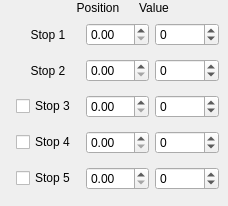
      <widget class="QWidget" name="tab_2">
       <attribute name="title">
        <string>Active Gradient</string>
       </attribute>
       <widget class="QLabel" name="label_37">
        <property name="geometry">
         <rect>
          <x>128</x>
          <y>0</y>
          <width>52</width>
          <height>16</height>
         </rect>
        </property>
        <property name="text">
         <string>Value</string>
        </property>
        <property name="alignment">
         <set>Qt::AlignCenter</set>
        </property>
       </widget>
       <widget class="QLabel" name="label_38">
        <property name="geometry">
         <rect>
          <x>72</x>
          <y>0</y>
          <width>52</width>
          <height>16</height>
         </rect>
        </property>
        <property name="text">
         <string>Position</string>
        </property>
        <property name="alignment">
         <set>Qt::AlignCenter</set>
        </property>
       </widget>
       <widget class="QWidget" name="layoutWidget_3">
        <property name="geometry">
         <rect>
          <x>16</x>
          <y>16</y>
          <width>203</width>
          <height>181</height>
         </rect>
        </property>
        <layout class="QGridLayout" name="gridLayout_4">
         <item row="1" column="1">
          <widget class="QDoubleSpinBox" name="doubleToolact2">
           <property name="maximum">
            <double>1.000000000000000</double>
           </property>
           <property name="singleStep">
            <double>0.010000000000000</double>
           </property>
          </widget>
         </item>
         <item row="3" column="1">
          <widget class="QDoubleSpinBox" name="doubleToolact4">
           <property name="maximum">
            <double>1.000000000000000</double>
           </property>
           <property name="singleStep">
            <double>0.010000000000000</double>
           </property>
          </widget>
         </item>
         <item row="0" column="0">
          <widget class="QLabel" name="label_39">
           <property name="text">
            <string>Stop 1</string>
           </property>
           <property name="alignment">
            <set>Qt::AlignCenter</set>
           </property>
          </widget>
         </item>
         <item row="0" column="1">
          <widget class="QDoubleSpinBox" name="doubleToolact1">
           <property name="maximum">
            <double>1.000000000000000</double>
           </property>
           <property name="singleStep">
            <double>0.010000000000000</double>
           </property>
          </widget>
         </item>
         <item row="0" column="2">
          <widget class="QSpinBox" name="spinToolact1">
           <property name="minimum">
            <number>-100</number>
           </property>
           <property name="maximum">
            <number>100</number>
           </property>
          </widget>
         </item>
         <item row="1" column="0">
          <widget class="QLabel" name="label_40">
           <property name="text">
            <string>Stop 2</string>
           </property>
           <property name="alignment">
            <set>Qt::AlignCenter</set>
           </property>
          </widget>
         </item>
         <item row="1" column="2">
          <widget class="QSpinBox" name="spinToolact2">
           <property name="minimum">
            <number>-100</number>
           </property>
           <property name="maximum">
            <number>100</number>
           </property>
          </widget>
         </item>
         <item row="2" column="0">
          <widget class="QCheckBox" name="checkToolact3">
           <property name="text">
            <string>Stop 3</string>
           </property>
          </widget>
         </item>
         <item row="2" column="1">
          <widget class="QDoubleSpinBox" name="doubleToolact3">
           <property name="maximum">
            <double>1.000000000000000</double>
           </property>
           <property name="singleStep">
            <double>0.010000000000000</double>
           </property>
          </widget>
         </item>
         <item row="2" column="2">
          <widget class="QSpinBox" name="spinToolact3">
           <property name="minimum">
            <number>-100</number>
           </property>
           <property name="maximum">
            <number>100</number>
           </property>
          </widget>
         </item>
         <item row="3" column="2">
          <widget class="QSpinBox" name="spinToolact4">
           <property name="minimum">
            <number>-100</number>
           </property>
           <property name="maximum">
            <number>100</number>
           </property>
          </widget>
         </item>
         <item row="3" column="0">
          <widget class="QCheckBox" name="checkToolact4">
           <property name="text">
            <string>Stop 4</string>
           </property>
          </widget>
         </item>
         <item row="4" column="1">
          <widget class="QDoubleSpinBox" name="doubleToolact5">
           <property name="maximum">
            <double>1.000000000000000</double>
           </property>
           <property name="singleStep">
            <double>0.010000000000000</double>
           </property>
          </widget>
         </item>
         <item row="4" column="0">
          <widget class="QCheckBox" name="checkToolact5">
           <property name="text">
            <string>Stop 5</string>
           </property>
          </widget>
         </item>
         <item row="4" column="2">
          <widget class="QSpinBox" name="spinToolact5">
           <property name="minimum">
            <number>-100</number>
           </property>
           <property name="maximum">
            <number>100</number>
           </property>
          </widget>
         </item>
        </layout>
       </widget>
      </widget>
